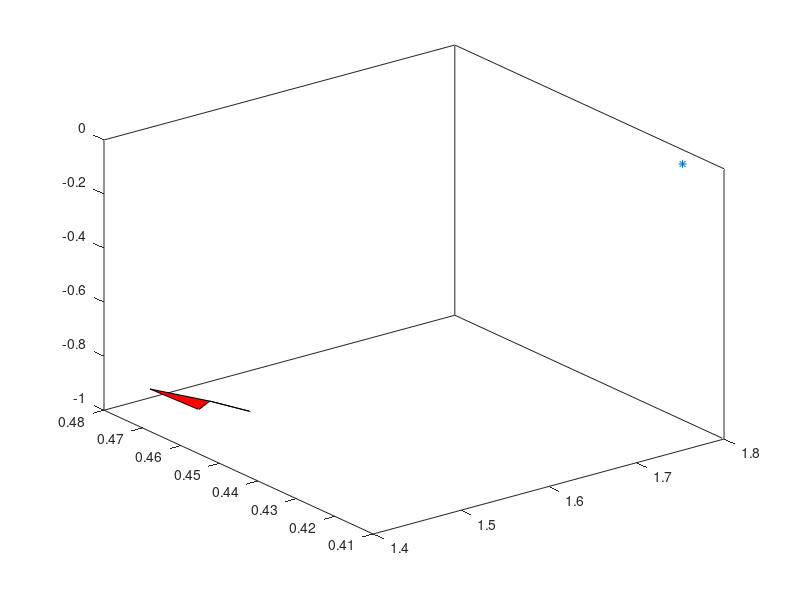

Reproduce this figure in MATLAB. (Note: this script raises an error after producing the figure.)
C(1,:) = [1.428936, 0.46194000000000002, -0.904864];
C(2,:) = [1.441480627379, 0.46194000000000002, -0.88450490392199999];
C(3,:) = [1.4145984764249999, 0.47139700000000001, -0.87775081401300004];
fill3(C(:,1),C(:,2),C(:,3),[1 0 0]);hold on

m = cross(C(1,:)-C(3,:),C(2,:)-C(3,:));

C(1,:) = [1.455907388505, 0.45499726126200002, -0.88907181166899996];
C(2,:) = [1.456317018547, 0.45480013309299999, -0.88920148219999995];
C(3,:) = [1.441480627379, 0.46194000000000002, -0.88450490392199999];

dot(C(3,:) - C(1,:), m)

fill3(C(:,1),C(:,2),C(:,3),[1 1 0]);hold on



a = [1.7778190586576377 0.41570949306929722 -0.000027130019690363302];
plot3(a(1),a(2),a(3),'*');
e = [0.034486999999999997, -0.78448700000000005, -0.245196];
C = [a;b;e];
fill3(C(:,1),C(:,2),C(:,3),[0 1 0]);hold on

f = [-0.019602999999999999, -0.79853200000000002, -0.245196];
C = [a;b;f];
fill3(C(:,1),C(:,2),C(:,3),[0 0 1]);hold on

g = [-0.034486999999999997, -0.78448700000000005, -0.245196];
C = [a;b;g];
fill3(C(:,1),C(:,2),C(:,3),[1 0 0]);hold on


t= 0:0.01:1;
A = zeros(3,length(t));
for i = 1:3
    A(i,:) = t .* (a(i) - b(i)) + b(i);
end

plot3(A(1,:),A(2,:),A(3,:),"Linewidth",3);